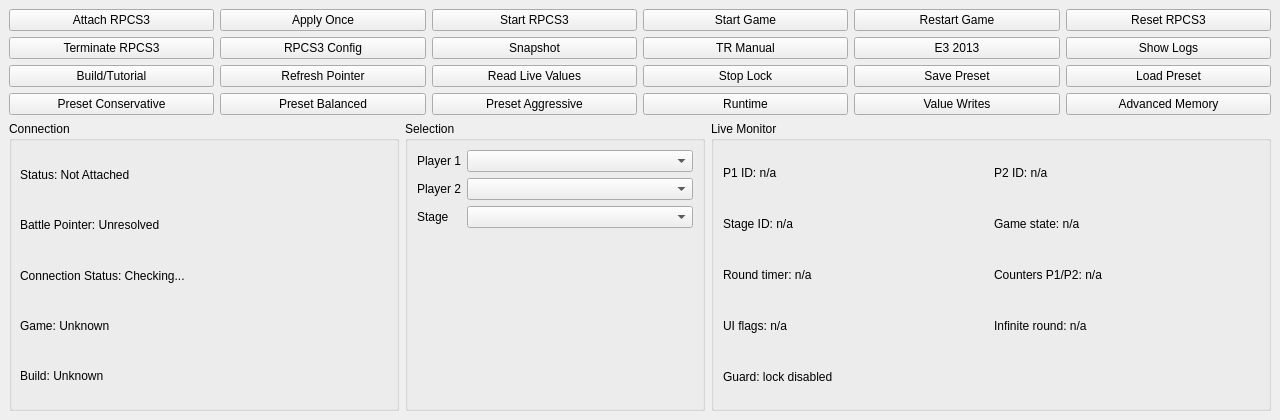
<?xml version="1.0" encoding="UTF-8"?>
<ui version="4.0">
 <class>MainWindow</class>
 <widget class="QMainWindow" name="MainWindow">
  <property name="geometry"><rect><x>0</x><y>0</y><width>1280</width><height>420</height></rect></property>
  <property name="windowTitle"><string>TRR Qt Trainer</string></property>
  <widget class="QWidget" name="centralWidget">
   <layout class="QVBoxLayout" name="mainLayout">
    <item>
     <layout class="QGridLayout" name="buttonGrid">
      <property name="horizontalSpacing"><number>6</number></property>
      <property name="verticalSpacing"><number>6</number></property>
      <item row="0" column="0"><widget class="QPushButton" name="attachButton"><property name="text"><string>Attach RPCS3</string></property><property name="checkable"><bool>true</bool></property></widget></item>
      <item row="0" column="1"><widget class="QPushButton" name="applyButton"><property name="text"><string>Apply Once</string></property></widget></item>
      <item row="0" column="2"><widget class="QPushButton" name="startRpcs3Button"><property name="text"><string>Start RPCS3</string></property></widget></item>
      <item row="0" column="3"><widget class="QPushButton" name="startGameButton"><property name="text"><string>Start Game</string></property></widget></item>
      <item row="0" column="4"><widget class="QPushButton" name="restartGameButton"><property name="text"><string>Restart Game</string></property></widget></item>
      <item row="0" column="5"><widget class="QPushButton" name="resetEmulatorButton"><property name="text"><string>Reset RPCS3</string></property></widget></item>
      <item row="1" column="0"><widget class="QPushButton" name="terminateRpcs3Button"><property name="text"><string>Terminate RPCS3</string></property></widget></item>
      <item row="1" column="1"><widget class="QPushButton" name="rpcs3ConfigButton"><property name="text"><string>RPCS3 Config</string></property></widget></item>
      <item row="1" column="2"><widget class="QPushButton" name="snapshotButton"><property name="text"><string>Snapshot</string></property></widget></item>
      <item row="1" column="3"><widget class="QPushButton" name="trManualButton"><property name="text"><string>TR Manual</string></property></widget></item>
      <item row="1" column="4"><widget class="QPushButton" name="e3Button"><property name="text"><string>E3 2013</string></property></widget></item>
      <item row="1" column="5"><widget class="QPushButton" name="showLogsButton"><property name="text"><string>Show Logs</string></property></widget></item>
      <item row="2" column="0"><widget class="QPushButton" name="tutorialButton"><property name="text"><string>Build/Tutorial</string></property></widget></item>
      <item row="2" column="1"><widget class="QPushButton" name="refreshButton"><property name="text"><string>Refresh Pointer</string></property></widget></item>
      <item row="2" column="2"><widget class="QPushButton" name="readLiveButton"><property name="text"><string>Read Live Values</string></property></widget></item>
      <item row="2" column="3"><widget class="QPushButton" name="stopLockButton"><property name="text"><string>Stop Lock</string></property></widget></item>
      <item row="2" column="4"><widget class="QPushButton" name="savePresetButton"><property name="text"><string>Save Preset</string></property></widget></item>
      <item row="2" column="5"><widget class="QPushButton" name="loadPresetButton"><property name="text"><string>Load Preset</string></property></widget></item>
      <item row="3" column="0"><widget class="QPushButton" name="profileConservativeButton"><property name="text"><string>Preset Conservative</string></property></widget></item>
      <item row="3" column="1"><widget class="QPushButton" name="profileBalancedButton"><property name="text"><string>Preset Balanced</string></property></widget></item>
      <item row="3" column="2"><widget class="QPushButton" name="profileAggressiveButton"><property name="text"><string>Preset Aggressive</string></property></widget></item>
      <item row="3" column="3"><widget class="QPushButton" name="runtimeButton"><property name="text"><string>Runtime</string></property></widget></item>
      <item row="3" column="4"><widget class="QPushButton" name="valueWritesButton"><property name="text"><string>Value Writes</string></property></widget></item>
      <item row="3" column="5"><widget class="QPushButton" name="advancedMemoryButton"><property name="text"><string>Advanced Memory</string></property></widget></item>
     </layout>
    </item>
    <item>
    <layout class="QHBoxLayout" name="statusPanelsLayout" stretch="0,4,5">
      <item>
       <widget class="QGroupBox" name="connectionBox">
        <property name="title"><string>Connection</string></property>
        <layout class="QGridLayout" name="connectionLayout">
         <property name="leftMargin"><number>8</number></property><property name="topMargin"><number>10</number></property><property name="rightMargin"><number>8</number></property><property name="bottomMargin"><number>8</number></property>
         <property name="verticalSpacing"><number>2</number></property>
         <item row="0" column="0"><widget class="QLabel" name="statusLabel"><property name="text"><string>Status: Not Attached</string></property></widget></item>
         <item row="1" column="0"><widget class="QLabel" name="pointerLabel"><property name="text"><string>Battle Pointer: Unresolved</string></property></widget></item>
         <item row="2" column="0"><widget class="QLabel" name="connectionStatusLabel"><property name="text"><string>Connection Status: Checking...</string></property></widget></item>
         <item row="3" column="0"><widget class="QLabel" name="runningGameLabel"><property name="text"><string>Game: Unknown</string></property></widget></item>
         <item row="4" column="0"><widget class="QLabel" name="runningBuildLabel"><property name="text"><string>Build: Unknown</string></property></widget></item>
        </layout>
       </widget>
      </item>
    <item>
       <widget class="QGroupBox" name="selectionBox">
        <property name="maximumSize"><size><width>300</width><height>16777215</height></size></property>
        <property name="title"><string>Selection</string></property>
        <layout class="QFormLayout" name="selectionForm">
         <item row="0" column="0"><widget class="QLabel" name="p1Label"><property name="text"><string>Player 1</string></property></widget></item>
         <item row="0" column="1"><widget class="QComboBox" name="p1Combo"/></item>
         <item row="1" column="0"><widget class="QLabel" name="p2Label"><property name="text"><string>Player 2</string></property></widget></item>
         <item row="1" column="1"><widget class="QComboBox" name="p2Combo"/></item>
         <item row="2" column="0"><widget class="QLabel" name="stageLabel"><property name="text"><string>Stage</string></property></widget></item>
         <item row="2" column="1"><widget class="QComboBox" name="stageCombo"/></item>
        </layout>
       </widget>
      </item>
    <item>
       <widget class="QGroupBox" name="monitorBox">
        <property name="minimumSize"><size><width>440</width><height>0</height></size></property>
        <property name="maximumSize"><size><width>560</width><height>16777215</height></size></property>
        <property name="title"><string>Live Monitor</string></property>
        <layout class="QGridLayout" name="monitorGrid">
         <item row="0" column="0"><widget class="QLabel" name="monitorP1Id"><property name="text"><string>P1 ID: n/a</string></property></widget></item>
         <item row="0" column="1"><widget class="QLabel" name="monitorP2Id"><property name="text"><string>P2 ID: n/a</string></property></widget></item>
         <item row="1" column="0"><widget class="QLabel" name="monitorStage"><property name="text"><string>Stage ID: n/a</string></property></widget></item>
         <item row="1" column="1"><widget class="QLabel" name="monitorState"><property name="text"><string>Game state: n/a</string></property></widget></item>
         <item row="2" column="0"><widget class="QLabel" name="monitorTimer"><property name="text"><string>Round timer: n/a</string></property></widget></item>
         <item row="2" column="1"><widget class="QLabel" name="monitorCounters"><property name="text"><string>Counters P1/P2: n/a</string></property></widget></item>
         <item row="3" column="0"><widget class="QLabel" name="monitorUi"><property name="text"><string>UI flags: n/a</string></property></widget></item>
         <item row="3" column="1"><widget class="QLabel" name="monitorInf"><property name="text"><string>Infinite round: n/a</string></property></widget></item>
         <item row="4" column="0" colspan="2"><widget class="QLabel" name="monitorGuard"><property name="text"><string>Guard: lock disabled</string></property></widget></item>
        </layout>
       </widget>
      </item>
     </layout>
    </item>
   </layout>
  </widget>
 </widget>
 <resources/>
 <connections/>
</ui>
